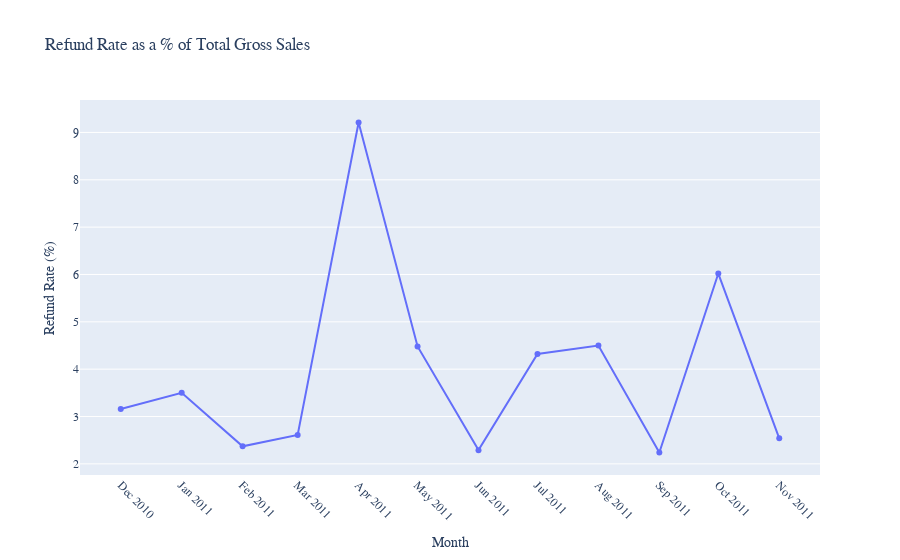

This figure's notebook cell:
### Code cell
# Create a graph which shows the refund rate by month

refund_rate_by_month["InvoiceDate"] = refund_rate_by_month["InvoiceDate"].dt.to_timestamp()

fig = px.line(
    refund_rate_by_month,
    x="InvoiceDate",
    y="Refund Rate (%)",
    title="Refund Rate as a % of Total Gross Sales",
    labels={"InvoiceDate": "Month", "Refund Rate (%)": "Refund Rate (%)"},
    markers=True
)

fig.update_xaxes(
    tickformat="%b %Y",
    tickvals=refund_rate_by_month["InvoiceDate"],  
    tickangle=45 
)

fig.update_layout(
    yaxis=dict(showgrid=True),
    xaxis=dict(showgrid=False),
    font=dict(family="Arial", size=12)  
)

fig.show()

### Figure 1 — Plotly figure (JSON) as saved in the notebook; plotly's stock layout.template omitted (floating-point values rounded to 4 significant figures)
{"data": [{"hovertemplate": "Month=%{x}<br>Refund Rate (%)=%{y}<extra></extra>", "legendgroup": "", "line": {"color": "#636efa", "dash": "solid"}, "marker": {"symbol": "circle"}, "mode": "lines+markers", "name": "", "orientation": "v", "showlegend": false, "type": "scatter", "x": ["2010-12-01T00:00:00", "2011-01-01T00:00:00", "2011-02-01T00:00:00", "2011-03-01T00:00:00", "2011-04-01T00:00:00", "2011-05-01T00:00:00", "2011-06-01T00:00:00", "2011-07-01T00:00:00", "2011-08-01T00:00:00", "2011-09-01T00:00:00", "2011-10-01T00:00:00", "2011-11-01T00:00:00"], "xaxis": "x", "y": [3.16, 3.5, 2.37, 2.61, 9.21, 4.48, 2.29, 4.32, 4.5, 2.24, 6.02, 2.54], "yaxis": "y"}], "layout": {"font": {"family": "Arial", "size": 12}, "legend": {"tracegroupgap": 0}, "title": {"text": "Refund Rate as a % of Total Gross Sales"}, "xaxis": {"anchor": "y", "domain": [0, 1], "showgrid": false, "tickangle": 45, "tickformat": "%b %Y", "tickvals": ["2010-12-01T00:00:00", "2011-01-01T00:00:00", "2011-02-01T00:00:00", "2011-03-01T00:00:00", "2011-04-01T00:00:00", "2011-05-01T00:00:00", "2011-06-01T00:00:00", "2011-07-01T00:00:00", "2011-08-01T00:00:00", "2011-09-01T00:00:00", "2011-10-01T00:00:00", "2011-11-01T00:00:00"], "title": {"text": "Month"}}, "yaxis": {"anchor": "x", "domain": [0, 1], "showgrid": true, "title": {"text": "Refund Rate (%)"}}}}
